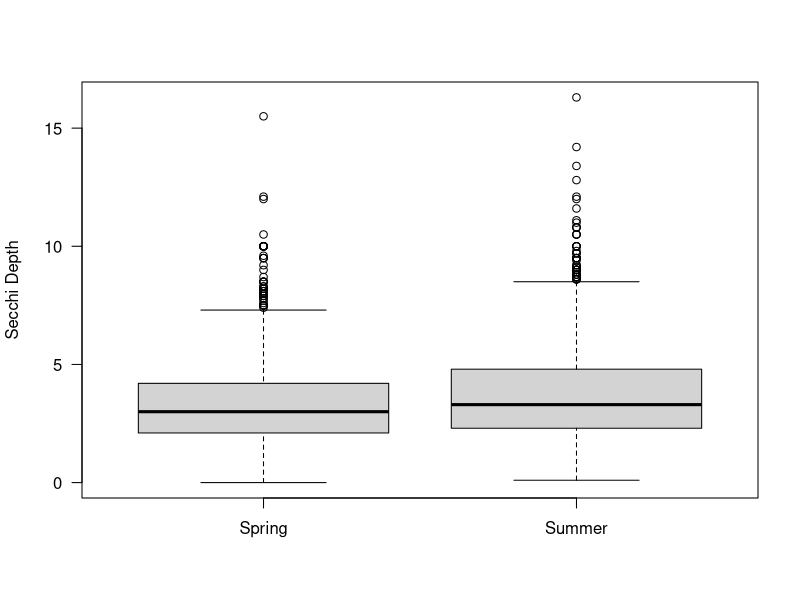
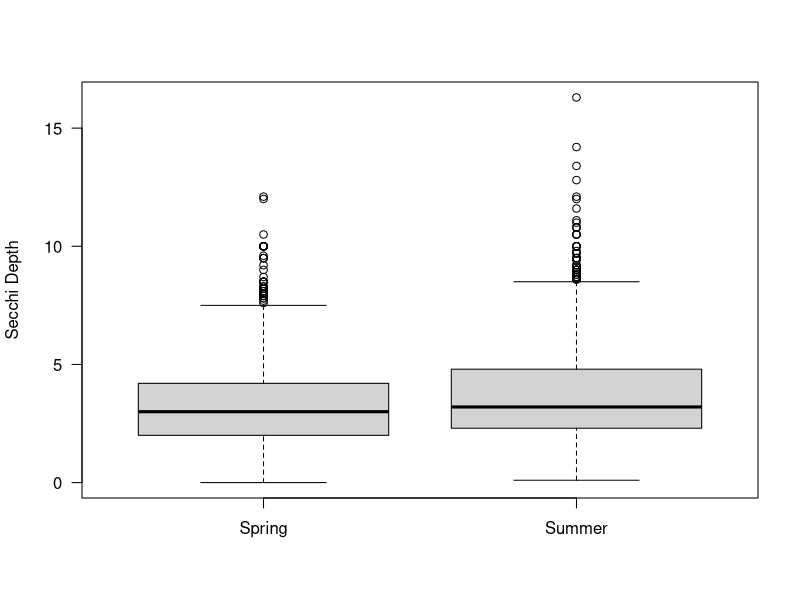

These charts were generated, in order, by the following R code:
## Comparison between spring and summer secchi depths from the same sampling year
# AJR: 2024-03-20

library(tidyverse)
library(here)

# Read data
secDat <- read_csv(here("data","summerSecchis_bsm.csv")) %>% 
  select(WbyLID,`Water Chem Sample Date`, `Water Chem Secchi Depth (Spring)`,`Limno Sample Date`, `Limno Secchi Depth (Summer)`) %>% 
  rename(waterbodyID = WbyLID, 
         waterChem_dateSample = `Water Chem Sample Date`, 
         limno_dateSample = `Limno Sample Date`,
         springSecchi = `Water Chem Secchi Depth (Spring)`, 
         summerSecchi = `Limno Secchi Depth (Summer)`) %>% 
  relocate(limno_dateSample, .after = waterChem_dateSample)

# Remove rows with NAs and where waterChem_dateSample == limno_dateSample
secDat_complete <- secDat %>% 
  filter_all(all_vars(!is.na(.))) %>% 
  filter(waterChem_dateSample != limno_dateSample)

# T-test between spring and summer secchi's
secTest <- t.test(secDat_complete$springSecchi,secDat_complete$summerSecchi)
secTest
dim(secDat_complete)

# Visualize data, boxplot
boxplot(secDat_complete$springSecchi,secDat_complete$summerSecchi, names = c("Spring","Summer"),
        ylab="Secchi Depth", las = 1)

# Summer secchi's are slightly higher (mean spring = 3.37, mean summer = 3.7), so lakes appear clearer during the summer
# We could add a correction factor to ARU Secchi's (add 0.33cm to BsM data to translate spring model data for use
# in summer predictions?)

# It should be noted, these are for ALL BsM lakes, and have not been filtered to the model data

## Only lakes in our contemporary dataset
statDat_wide <- read_csv(here("data","BsM_WideSampleModelData_20240311.csv")) %>% #This dataset is slightly reduced
  filter(log(TKN) >4) #outliers <4                            #to remove all rows that had at 
                                                              #at least one NA. See 'modelData_assembly_20240311.R'
                                                              # script for details (bottom chunk)

#Pull out waterbodyIDs from our study
bsmUnique <- tibble(statDat_wide$waterbodyID) 
colnames(bsmUnique) <- "waterbodyID"

# Reduce data set and re-test
# Remove rows with NAs and where waterChem_dateSample == limno_dateSample
secDat_reduced <- secDat_complete %>% 
  semi_join(bsmUnique)

# T-test between spring and summer secchi's
secTest_red <- t.test(secDat_reduced$springSecchi,secDat_reduced$summerSecchi)
secTest_red
dim(secDat_reduced)

# Visualize data, boxplot
boxplot(secDat_reduced$springSecchi,secDat_reduced$summerSecchi, names = c("Spring","Summer"),
        ylab="Secchi Depth", las = 1)

## Same results; significant test and same mean difference (0.32 compared to 0.33)